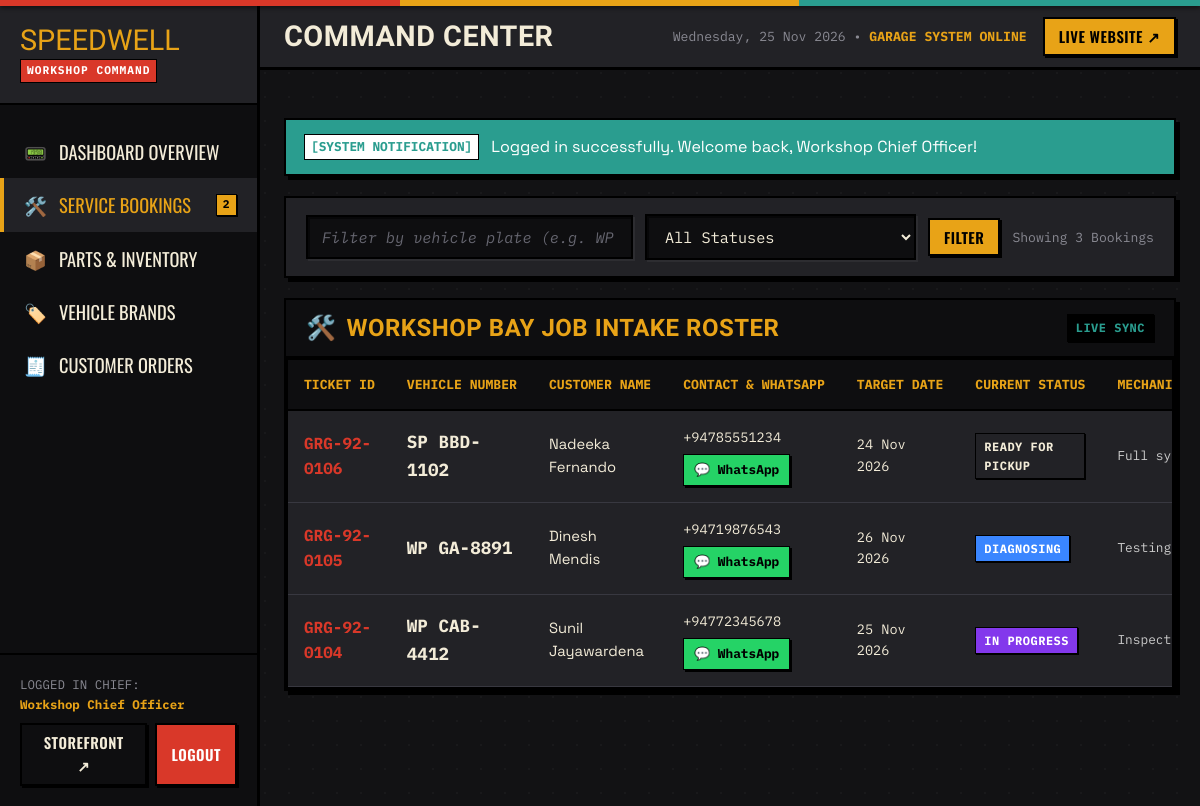
The app's page /admin/bookings.php (signed in) with its own data.
### tables this page shows
CREATE TABLE `bookings` (
  `id` INT UNSIGNED AUTO_INCREMENT PRIMARY KEY,
  `ticket_code` VARCHAR(50) NOT NULL UNIQUE,
  `customer_name` VARCHAR(100) NOT NULL,
  `vehicle_number` VARCHAR(50) NOT NULL,
  `phone` VARCHAR(30) NULL,
  `service_note` TEXT NULL,
  `preferred_date` DATE NULL,
  `status` ENUM('Pending', 'Diagnosing', 'In Progress', 'Ready for Pickup', 'Completed', 'Cancelled') NOT NULL DEFAULT 'Pending',
  `mechanic_notes` TEXT NULL,
  `created_at` TIMESTAMP NOT NULL DEFAULT CURRENT_TIMESTAMP,
  `updated_at` TIMESTAMP NOT NULL DEFAULT CURRENT_TIMESTAMP ON UPDATE CURRENT_TIMESTAMP,
  INDEX `idx_booking_vehicle` (`vehicle_number`),
  INDEX `idx_booking_ticket` (`ticket_code`)
);

### admin/bookings.php (the view, shortened to what this page needs)
<?php
require_once __DIR__ . '/includes/admin-header.php';
$filterSearch = trim($_GET['q'] ?? '');
$sql = "SELECT * FROM bookings WHERE 1=1";
$params = [];
$sql .= " ORDER BY id DESC";
$stmt = $pdo->prepare($sql);
$stmt->execute($params);
$bookingsList = $stmt->fetchAll();
?>
<div class="toolbar-wrap" style="background:var(--color-oil-slate); border:2px solid #000; padding:16px 20px; box-shadow:var(--shadow-hard); margin-bottom:20px;">
  <form method="GET" action="<?= BASE_URL ?>/admin/bookings.php" style="display:flex; gap:12px; flex-wrap:wrap; width:100%; align-items:center;">
    <div style="flex:1; min-width:240px;">
      <input
        type="text"
        name="q"
        class="retro-input"
        placeholder="Filter by vehicle plate (e.g. WP CAB-4412), ticket code, or name..."
        value="<?= e($filterSearch) ?>"
      >
    </div>
    <div>
      <select name="status" class="retro-select" onchange="this.form.submit()">
        <option value="all">All Statuses</option>
      </select>
    </div>
    <button type="submit" class="retro-btn retro-btn-sm retro-btn-amber">
      Filter
    </button>
    <div style="margin-left:auto; font-family:var(--font-mono); font-size:0.82rem; color:var(--color-muted-grey);">
      Showing <?= count($bookingsList) ?> Bookings
    </div>
  </form>
</div>
<div class="retro-card">
  <div class="retro-card-header">
    <h3 class="retro-card-title text-amber">
      <span>🛠️</span> WORKSHOP BAY JOB INTAKE ROSTER
    </h3>
    <span class="retro-badge" style="background:#000; color:var(--color-gauge-teal);">LIVE SYNC</span>
  </div>
  <div class="admin-table-wrap" style="margin:0; box-shadow:none;">
    <table class="admin-table">
      <thead>
        <tr>
          <th>Ticket ID</th>
          <th>Vehicle Number</th>
          <th>Customer Name</th>
          <th>Contact & WhatsApp</th>
          <th>Target Date</th>
          <th>Current Status</th>
          <th>Mechanic Notes</th>
        </tr>
      </thead>
      <tbody>
        <?php if (empty($bookingsList)): ?>
          <tr>
            <td colspan="8" style="text-align:center; padding:30px; font-family:var(--font-mono); color:var(--color-muted-grey);">
              No bookings found matching current filters.
            </td>
          </tr>
        <?php else: ?>
          <?php foreach ($bookingsList as $b): ?>
            <tr>
              <td>
                <strong style="font-family:var(--font-mono); color:var(--color-racing-red); font-size:1rem;"><?= e($b['ticket_code']) ?></strong>
              </td>
              <td>
                <span style="font-family:var(--font-mono); font-weight:700; color:var(--color-manual-cream); font-size:1.1rem;"><?= e($b['vehicle_number']) ?></span>
              </td>
              <td>
                <?= e($b['customer_name']) ?>
              </td>
              <td>
                <span style="font-family:var(--font-mono); font-size:0.85rem;"><?= e($b['phone'] ?: 'Walk-in') ?></span>
                <?php if (!empty($b['phone'])): ?>
                  <br>
                  <a
                    href="<?= build_whatsapp_url($b['phone'], "Hello " . $b['customer_name'] . ", Speedwell Retro Garage update for vehicle [" . $b['vehicle_number'] . "]: Your job (Ticket: " . $b['ticket_code'] . ") is currently: " . $b['status'] . ".") ?>"
                    target="_blank"
                    rel="noopener noreferrer"
                    class="wa-alert-btn"
                    style="margin-top:4px;"
                  >
                    💬 WhatsApp
                  </a>
                <?php endif; ?>
              </td>
              <td style="font-family:var(--font-mono); font-size:0.85rem;">
                <?= $b['preferred_date'] ? date('d M Y', strtotime($b['preferred_date'])) : format_date($b['created_at']) ?>
              </td>
              <td>
                <span class="retro-badge badge-status-<?= strtolower(str_replace(' ', '-', $b['status'])) ?>">
                  <?= e($b['status']) ?>
                </span>
              </td>
              <td style="font-family:var(--font-mono); font-size:0.8rem; color:#ccc; max-width:220px; white-space:nowrap; overflow:hidden; text-overflow:ellipsis;">
                <?= e($b['mechanic_notes'] ?: '—') ?>
              </td>
            </tr>
          <?php endforeach; ?>
        <?php endif; ?>
      </tbody>
    </table>
  </div>
</div>
<?php require_once __DIR__ . '/includes/admin-footer.php'; ?>

### assets/css/retro-main.css (style rules this page uses)
:root { --color-asphalt: #161618; --color-asphalt-dark: #0e0e10; --color-oil-slate: #222226; --color-oil-light: #2c2c32; --color-oil-border: #383840; --color-manual-cream: #F3ECD8; --color-cream-light: #FAF6EB; --color-cream-dark: #E2D7BD; --color-racing-red: #D93829; --color-racing-red-hover: #b82c1f; --color-racing-red-dark: #8c1e14; --color-dash-amber: #E8A317; --color-dash-amber-hover: #cf8f0f; --color-dash-amber-glow: rgba(232, 163, 23, 0.25); --color-gauge-teal: #2A9D8F; --color-gauge-teal-hover: #228176; --color-gauge-teal-glow: rgba(42, 157, 143, 0.25); --color-ink-black: #111113; --color-muted-grey: #8a8a93; --color-border-dark: #000000; --font-display: 'Teko', 'Oswald', sans-serif; --font-heading: 'Oswald', sans-serif; --font-mono: 'IBM Plex Mono', monospace; --font-body: 'Space Grotesk', -apple-system, BlinkMacSystemFont, sans-serif; --shadow-hard: 4px 4px 0px #000000; --shadow-hard-sm: 2px 2px 0px #000000; --shadow-hard-lg: 6px 6px 0px #000000; --shadow-hard-red: 4px 4px 0px #8c1e14; --shadow-hard-amber: 4px 4px 0px #916104; --border-thick: 2px solid #000000; --border-thin: 1px solid #000000; }
*, *::before, *::after { box-sizing: border-box; margin: 0; padding: 0; }
html { font-size: 16px; scroll-behavior: smooth; }
body { font-family: var(--font-body); background-color: var(--color-asphalt); color: var(--color-manual-cream); line-height: 1.6; min-height: 100vh; display: flex; flex-direction: column; overflow-x: hidden; background-image: radial-gradient(circle at 1px 1px, rgba(255, 255, 255, 0.03) 1px, transparent 0); background-size: 24px 24px; }
a { color: inherit; text-decoration: none; transition: color 0.15s ease; }
h1, h2, h3, h4, h5, h6 { font-family: var(--font-display); text-transform: uppercase; letter-spacing: 0.5px; line-height: 1.1; color: var(--color-manual-cream); }
h3 { font-size: 1.8rem; font-weight: 600; }
.text-amber { color: var(--color-dash-amber) !important; }
.retro-btn { font-family: var(--font-heading); text-transform: uppercase; font-weight: 600; letter-spacing: 0.5px; display: inline-flex; align-items: center; justify-content: center; gap: 8px; padding: 10px 22px; border: var(--border-thick); box-shadow: var(--shadow-hard); cursor: pointer; transition: all 0.1s ease; font-size: 1.1rem; text-align: center; user-select: none; text-decoration: none; background-color: var(--color-oil-light); color: var(--color-manual-cream); }
.retro-btn-amber { background-color: var(--color-dash-amber); color: #000000; border-color: #000; }
.retro-btn-sm { padding: 6px 14px; font-size: 0.92rem; box-shadow: var(--shadow-hard-sm); }
.retro-input, .retro-select, .retro-textarea { width: 100%; background: var(--color-asphalt-dark); border: 2px solid #000000; box-shadow: inset 2px 2px 0px rgba(0,0,0,0.5), 2px 2px 0px rgba(255,255,255,0.05); color: var(--color-manual-cream); font-family: var(--font-mono); font-size: 0.95rem; padding: 10px 14px; transition: border-color 0.15s ease, box-shadow 0.15s ease; outline: none; }
.retro-input::placeholder, .retro-textarea::placeholder { color: #666670; font-style: italic; }
.retro-card { background: var(--color-oil-slate); border: var(--border-thick); box-shadow: var(--shadow-hard); margin-bottom: 24px; position: relative; }
.retro-card-header { background: var(--color-asphalt-dark); border-bottom: 2px solid #000000; padding: 14px 20px; display: flex; align-items: center; justify-content: space-between; }
.retro-card-title { font-family: var(--font-display); font-size: 1.5rem; font-weight: 600; margin: 0; display: flex; align-items: center; gap: 10px; }
.retro-badge { font-family: var(--font-mono); font-size: 0.75rem; font-weight: 700; text-transform: uppercase; padding: 3px 8px; border: 1px solid #000; display: inline-flex; align-items: center; gap: 5px; letter-spacing: 0.5px; box-shadow: 1px 1px 0px #000; }
.badge-status-diagnosing { background: #3a86ff; color: #fff; }
.badge-status-in-progress { background: #8338ec; color: #fff; }

### records on screen
bookings: ticket_code "GRG-92-0106", vehicle_number "SP BBD-1102", customer_name "Nadeeka Fernando", phone "+94785551234", preferred_date "24 Nov 2026", status "READY FOR PICKUP", mechanic_notes "Full synthetic oil chan…"
bookings: ticket_code "GRG-92-0105", vehicle_number "WP GA-8891", customer_name "Dinesh Mendis", phone "+94719876543", preferred_date "26 Nov 2026", status "DIAGNOSING", mechanic_notes "Testing cylinder igniti…"
bookings: ticket_code "GRG-92-0104", vehicle_number "WP CAB-4412", customer_name "Sunil Jayawardena", phone "+94772345678", preferred_date "25 Nov 2026", status "IN PROGRESS", mechanic_notes "Inspected front rotors;…"

### other values on screen
$pendingCount "2"
$adminUser['name'] "Workshop Chief Officer"
$pageHeading "COMMAND CENTER"
$msg "Logged in successfully. Welcome back, Workshop Chief Officer!"
count($bookingsList) "3"
